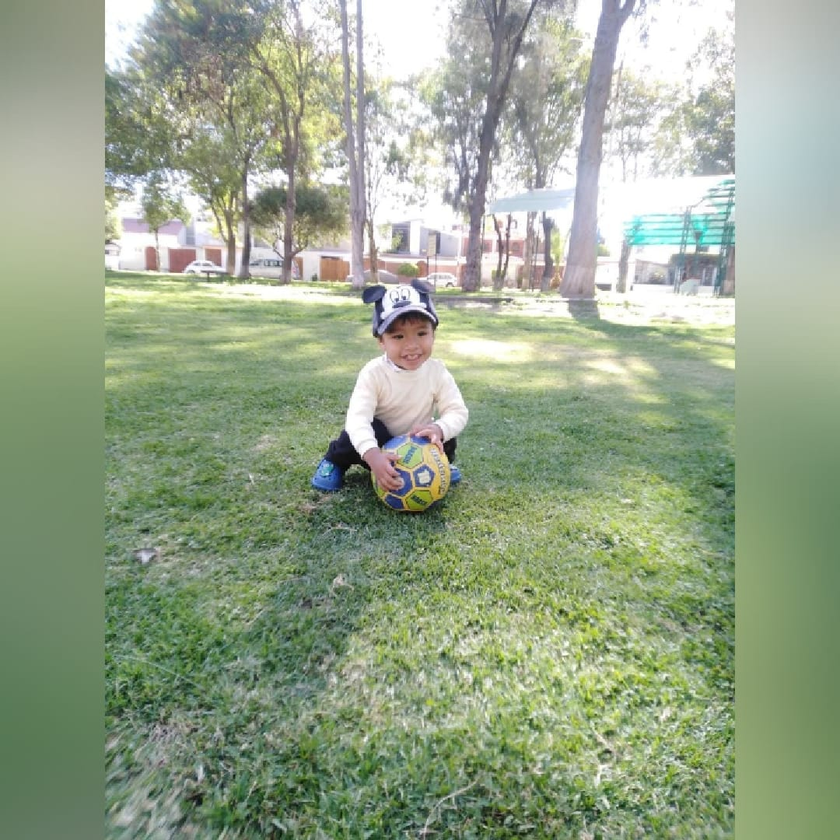
#> input picture matias.png, 840 x 840 px, shrunk from 1080 x 1080 before the run
$ python Ejercicio1.py
#> lines starting #> are read from the running program, lines starting #| are printed output that depends on the picture; after the words box and inside, x2 and y2 are one past the last pixel; in counts of white or black regions, pixels touching at a corner belong together
import cv2

img = cv2.imread('matias.png', 0)
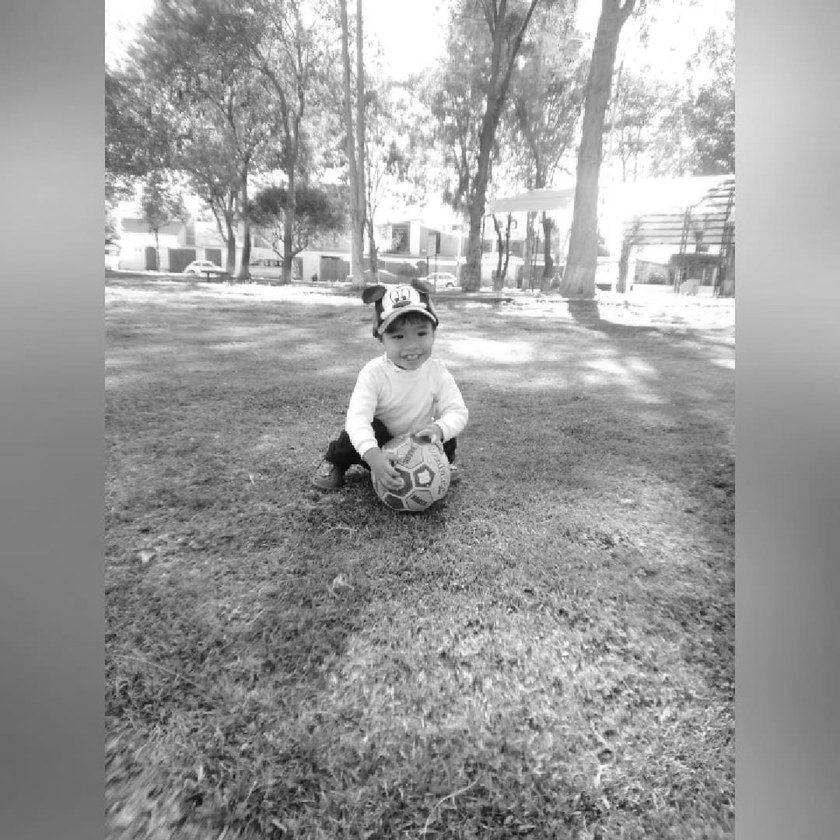
#> img: shape (840, 840); min 0, max 255, mean 157.8

ret, thresh1 = cv2.threshold(img, 100, 255, cv2.THRESH_BINARY)
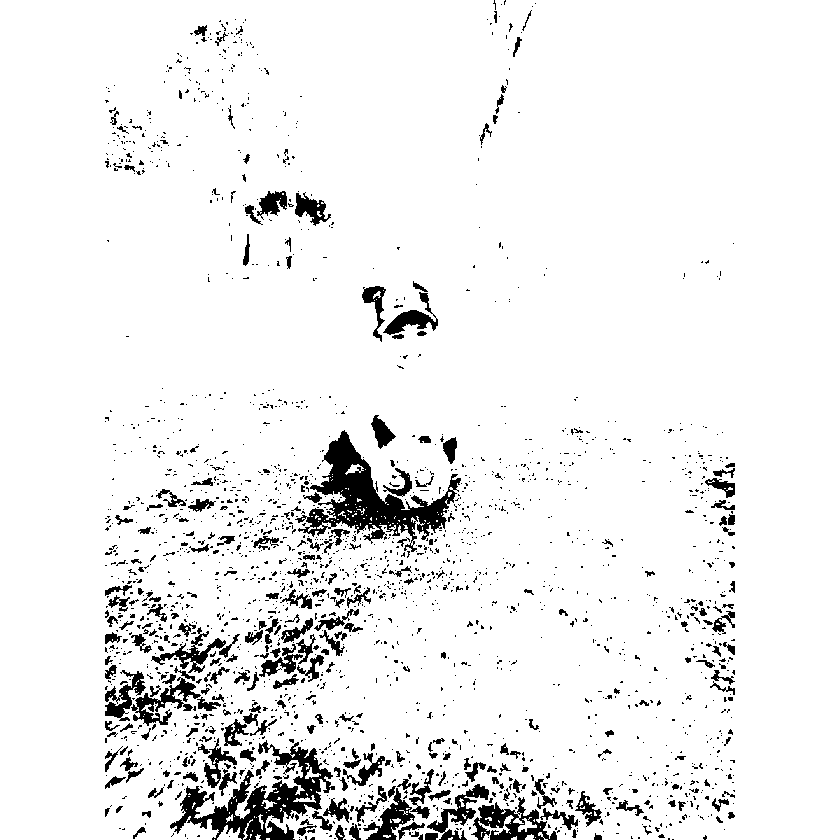
#> thresh1: shape (840, 840); 93.2% white; 2217 black regions (1933 under 20 px), largest, box (x1, y1, x2, y2) and area: (295, 430, 461, 552) 6235, (170, 740, 335, 840) 5476, (471, 797, 557, 840) 1623

cv2.imshow('Umbral Binario', thresh1)
cv2.waitKey()
cv2.destroyAllWindows()
